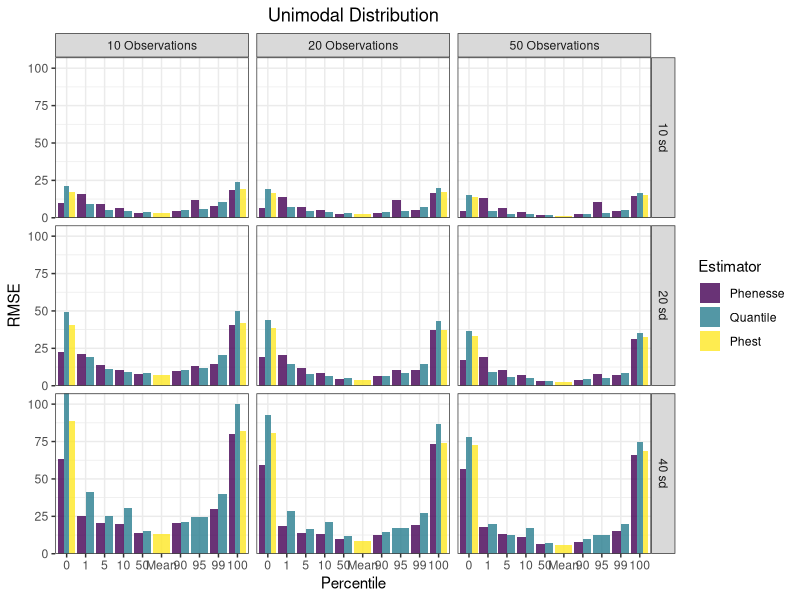

Reproduce this figure in R. (Note: this script raises an error after producing the figure.)
# Libraries

library(Metrics)
library(dplyr)
library(ggplot2)

# read in simulation results, uni_sims and bi_sims

uni_phenesse_sims <- read.csv("results/unimodal_phenesse.csv", 
                              stringsAsFactors = FALSE)
bi_phenesse_sims <- read.csv("results/bimodal_phenesse.csv", 
                             stringsAsFactors = FALSE)

uni_quantile_sims <- read.csv("results/unimodal_quantile.csv", 
                           stringsAsFactors = FALSE)
bi_quantile_sims <- read.csv("results/bimodal_quantile.csv",
                          stringsAsFactors = FALSE)

uni_phest_sims <- read.csv("results/unimodal_phest.csv", 
                           stringsAsFactors = FALSE) %>% 
  dplyr::select(-lowCI, -highCI)
bi_phest_sims <- read.csv("results/bimodal_phest.csv",
                          stringsAsFactors = FALSE)%>% 
  dplyr::select(-lowCI, -highCI)

uni_mean_sims <- read.csv("results/unimodal_mean.csv", stringsAsFactors = FALSE)
bi_mean_sims <- read.csv("results/bimodal_mean.csv", stringsAsFactors = FALSE)

# Combine phenesse simulation results with naive simulation results

total_uni <- rbind(uni_phenesse_sims, uni_quantile_sims, uni_phest_sims, uni_mean_sims)
total_bi <- rbind(bi_phenesse_sims, bi_quantile_sims, bi_phest_sims, bi_mean_sims)

# group by and summarize to get bias and rmse

total_uni_metrics <- total_uni %>%  
  group_by(estimator, perc, obs, Q, sd) %>% 
  summarize(RMSE = rmse(actual = true_value, predicted = estimate), 
            Bias = bias(actual = true_value, predicted = estimate)) 

total_uni_metrics$sd <- as.character(total_uni_metrics$sd)
total_uni_metrics$obs <- as.character(total_uni_metrics$obs)
total_uni_metrics$Q <- as.character(total_uni_metrics$Q)
total_uni_metrics <- total_uni_metrics %>% 
  mutate(fac_Q = ifelse(Q == 50.50, "Mean", Q))

total_bi_metrics <- total_bi %>%  
  group_by(estimator, perc, obs,Q, sd) %>% 
  summarize(RMSE = rmse(actual = true_value, predicted = estimate), 
            Bias = bias(actual = true_value, predicted = estimate)) 
total_bi_metrics$sd <- as.character(total_bi_metrics$sd)
total_bi_metrics$obs <- as.character(total_bi_metrics$obs)
total_bi_metrics$Q <- as.character(total_bi_metrics$Q)
total_bi_metrics <- total_bi_metrics %>% 
  mutate(fac_Q = ifelse(Q == 50.50, "Mean", Q))

# prepare dataframe for barplot
total_uni_metrics_barplot <- total_uni_metrics %>% 
  ungroup(fac_Q) %>% 
  mutate(fac_Q = factor(fac_Q, levels = c('0','1','5','10','50',"Mean",'90','95','99','100'))) %>% 
  mutate(sd = paste(sd, "sd")) %>% 
  mutate(obs = paste(obs, "Observations")) %>% 
  mutate(Estimator = ifelse(estimator == "belitz", "Phenesse",
                            ifelse(estimator == "naive" , "Quantile",
                                   ifelse(estimator == "Mean", "Mean",
                                          "Phest")))) %>% 
  mutate(Estimator = factor(Estimator, levels = c('Phenesse', 'Quantile', 'Mean','Phest')))

total_bi_metrics_barplot <- total_bi_metrics %>% 
  ungroup(fac_Q) %>% 
  mutate(fac_Q = factor(fac_Q, levels = c('0','1','5','10','50',"Mean",'90','95','99','100'))) %>% 
  mutate(sd = paste(sd, "sd")) %>% 
  mutate(obs = paste(obs, "Observations")) %>% 
  mutate(Estimator = ifelse(estimator == "belitz", "Phenesse",
                            ifelse(estimator == "naive" , "Quantile",
                                   ifelse(estimator == "Mean", "Mean",
                                          "Phest")))) %>% 
  mutate(Estimator = factor(Estimator, levels = c('Phenesse', 'Quantile', 'Mean','Phest')))

##### UNIMODAL RMSE PLOT #########

um_rmse <- ggplot(total_uni_metrics_barplot) + 
  geom_bar(aes(x = fac_Q, y = RMSE, fill = Estimator), 
           stat = "identity", size = 1, alpha = 0.8, position = "dodge") +
  ggtitle("Unimodal Distribution") + 
  scale_y_continuous(expand = c(0,0)) +
  theme_bw() +
  scale_fill_manual(values = c("#440154FF", "#287D8EFF","#FDE725FF", "#73D055FF")) +
  facet_grid(sd~obs, labeller = labeller()) +
  labs(x = "Percentile", y = 'RMSE') + 
  theme(plot.title = element_text(hjust = 0.5)) 

ggplot2::ggsave("figure_outputs/Fig3", plot = um_rmse, width = 10, height = 8, dpi = 300)

####### BIMODAL RMSE PLOT ############

bm_rmse <- ggplot(total_bi_metrics_barplot) + 
  geom_bar(aes(x = fac_Q, y = RMSE, fill = Estimator), 
           stat = "identity", size = 1, alpha = 0.8, position = "dodge") +
  ggtitle("Bimodal Distribution") + 
  scale_y_continuous(expand = c(0,0)) +
  theme_bw() +
  scale_fill_manual(values = c("#440154FF", "#287D8EFF","#FDE725FF", "#73D055FF")) +
  facet_grid(sd~obs, labeller = labeller()) +
  labs(x = "Percentile", y = 'RMSE') + 
  theme(plot.title = element_text(hjust = 0.5)) 

ggplot2::ggsave("figure_outputs/Fig4.png", plot = bm_rmse, width = 10, height = 8, dpi = 300)

##### UNIMODAL BIAS PLOT #########

um_bias <- ggplot(total_uni_metrics_barplot) + 
  geom_bar(aes(x = fac_Q, y = Bias, fill = Estimator), 
           stat = "identity", size = 1, alpha = 0.8, position = "dodge") +
  geom_hline(yintercept = 0, alpha = 0.5) +
  ggtitle("Unimodal Distribution") + 
  scale_y_continuous(expand = c(0,0)) +
  theme_bw() +
  scale_fill_manual(values = c("#440154FF", "#287D8EFF","#FDE725FF", "#73D055FF")) +
  facet_grid(sd~obs, labeller = labeller()) +
  labs(x = "Percentile", y = 'Bias') + 
  theme(plot.title = element_text(hjust = 0.5)) 

ggplot2::ggsave("figure_outputs/Fig5.png", plot = um_bias, width = 10, height = 8, dpi = 300)

####### BIMODAL BIAS PLOT ############

bm_bias <- ggplot(total_bi_metrics_barplot) + 
  geom_bar(aes(x = fac_Q, y = Bias, fill = Estimator), 
           stat = "identity", size = 1, alpha = 0.8, position = "dodge") +
  geom_hline(yintercept = 0, alpha = 0.5) +
  ggtitle("Bimodal Distribution") + 
  scale_y_continuous(expand = c(0,0)) +
  theme_bw() +
  scale_fill_manual(values = c("#440154FF", "#287D8EFF","#FDE725FF", "#73D055FF")) +
  facet_grid(sd~obs, labeller = labeller()) +
  labs(x = "Percentile", y = 'Bias') + 
  theme(plot.title = element_text(hjust = 0.5)) 

ggplot2::ggsave("figure_outputs/Fig6.png", plot = bm_bias, width = 10, height = 8, dpi = 300)
